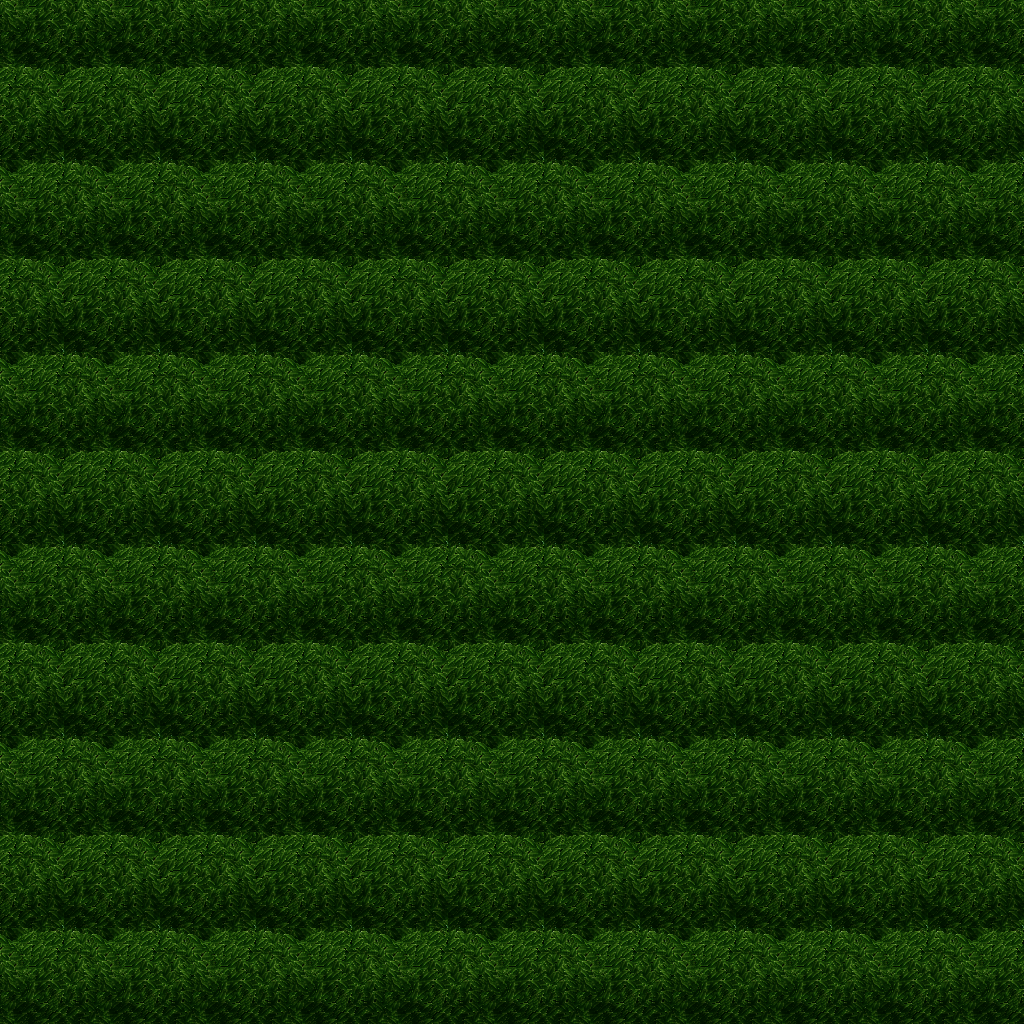

A 2D game scene composited from a Tiled map and its tileset images. What follows is a short description and the map's XML, with each tile layer's data collapsed to a summary:
An orthogonal 32x32 tile map with 32x32 px tiles, 5 tile layers (Ground, Objects, Objects2, Above, ...), 1 hidden layer not drawn, 3 tilesets.

<map version="1.10" tiledversion="1.11.0" orientation="orthogonal" renderorder="right-down" width="32" height="32" tilewidth="32" tileheight="32" infinite="0" nextlayerid="11" nextobjectid="1">
 <tileset firstgid="1" name="ground_ground" tilewidth="32" tileheight="32" tilecount="33" columns="3">
  <image source="../drawable/ground_ground.png" width="96" height="352" />
 </tileset>
 <tileset firstgid="34" name="plant_tree_tree_darkgreen" tilewidth="32" tileheight="32" tilecount="88" columns="8">
  <image source="../drawable/plant_tree_tree_darkgreen.png" width="256" height="352" />
 </tileset>
 <tileset firstgid="122" name="logic_collision" tilewidth="32" tileheight="32" tilecount="1" columns="1">
  <image source="../drawable/logic_collision.png" width="32" height="32" />
 </tileset>
 <layer id="1" name="Ground" width="32" height="32">
  <data>[1024 cells, 1024 non-empty, 1 distinct tile ids]</data>
 </layer>
 <layer id="2" name="Objects" width="32" height="32">
  <data>[1024 cells, 0 non-empty, 0 distinct tile ids]</data>
 </layer>
 <layer id="3" name="Objects2" width="32" height="32">
  <data>[1024 cells, 0 non-empty, 0 distinct tile ids]</data>
 </layer>
 <layer id="4" name="Above" width="32" height="32">
  <data>[1024 cells, 1024 non-empty, 18 distinct tile ids]</data>
 </layer>
 <layer id="5" name="Above2" width="32" height="32">
  <data>[1024 cells, 0 non-empty, 0 distinct tile ids]</data>
 </layer>
 <layer id="6" name="Walkable" width="32" height="32" visible="0">
  <data>[1024 cells, 1024 non-empty, 1 distinct tile ids]</data>
 </layer>
 <objectgroup id="7" name="Mapevents" />
 <objectgroup id="8" name="Spawn" />
 <objectgroup id="9" name="Keys" />
 <objectgroup id="10" name="Replace" />
</map>
